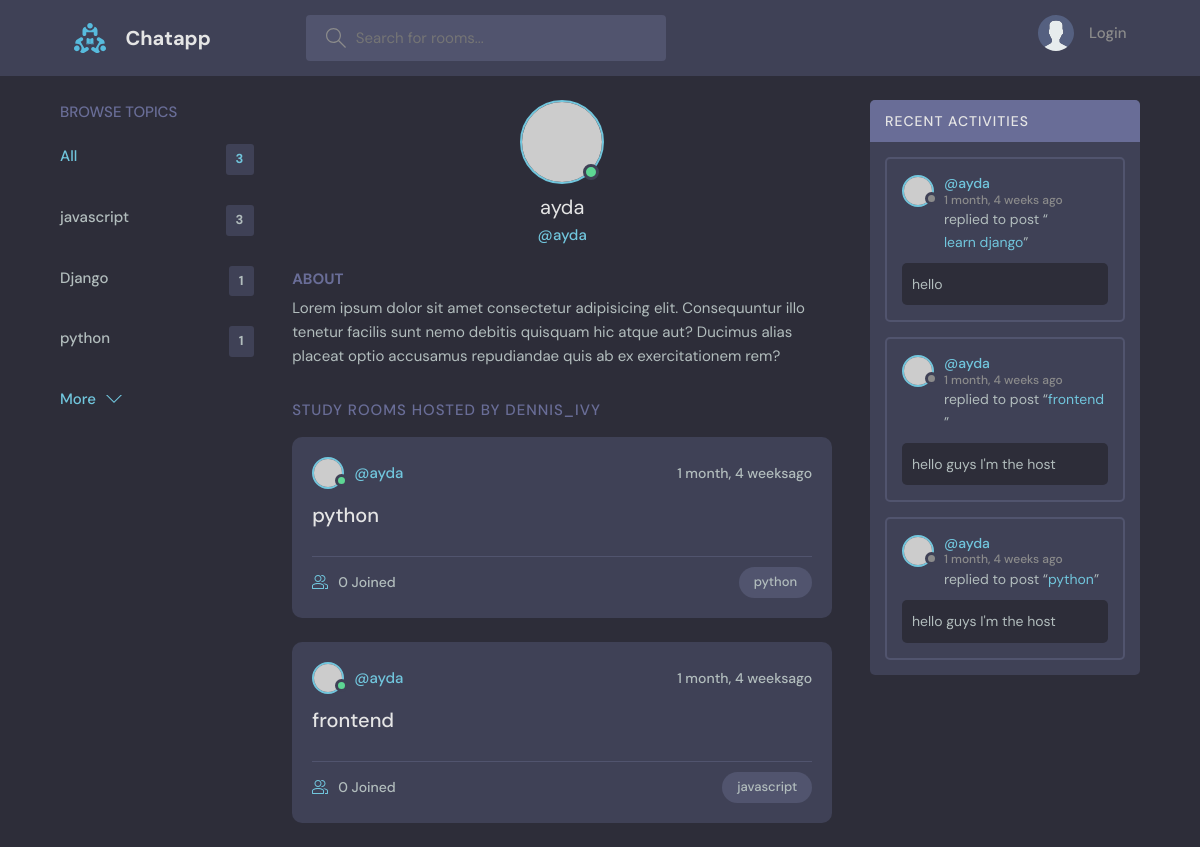
/profile/1/, run on an earlier commit of the app's database.
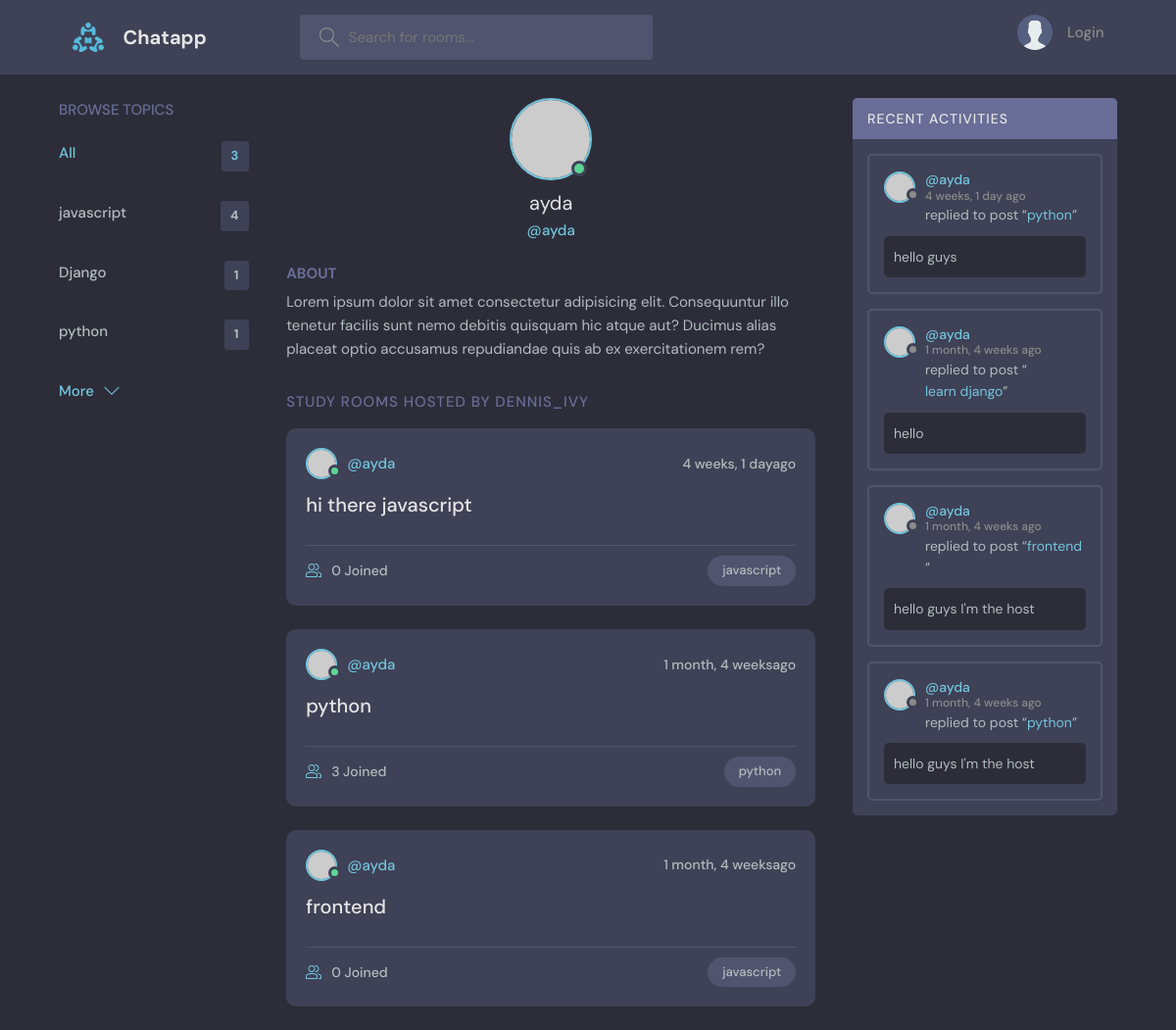
And on a later commit of the database.
### base/models.py (models this page shows, shortened)
class Topic(models.Model):
    name=models.CharField(max_length=200)

class Room(models.Model):
    host=models.ForeignKey(User,on_delete=models.SET_NULL,null=True)
    topic=models.ForeignKey(Topic, on_delete=models.SET_NULL,null=True)
    name=models.CharField(max_length=300)
    description=models.TextField(null=True,blank=True)
    participants=models.ManyToManyField(User,related_name='paricipants',blank=True)
    updated=models.DateTimeField(auto_now=True)
    created=models.DateTimeField(auto_now_add=True)
    class Meta:
        ordering=['-updated','-created']
    def __str__(self):
        return self.name

class Message(models.Model):
    user=models.ForeignKey(User, on_delete=models.CASCADE)
    room=models.ForeignKey(Room,on_delete=models.CASCADE)
    body=models.TextField()
    updated=models.DateTimeField(auto_now=True)
    created=models.DateTimeField(auto_now_add=True)
    class Meta:
        ordering=['-updated','-created']
    def __str__(self):
        return self.body[0:50]

### base/views.py (the view)
# urls.py: path('profile/<str:pk>/',views.userProfile, name='userProfile'),
def userProfile(request,pk):
    user=User.objects.get(id=pk)
    rooms=user.room_set.all()
    room_messages=user.message_set.all()
    topics=Topic.objects.all()
    context={'user':user,'rooms':rooms,'room_messages':room_messages,'topics':topics}
    return render(request,'base/profile.html',context)

### base/templates/base/profile.html (shortened to what this page needs)
{% extends 'main.html'%}
   {% block content%}
  <main class="profile-page layout layout--3">
    <div class="container">
      {% include 'base/topics_component.html'%}
      <div class="roomList">
        <div class="profile">
          <div class="profile__avatar">
            <div class="avatar avatar--large active">
              <img src="https://randomuser.me/api/portraits/men/11.jpg" />
            </div>
          </div>
          <div class="profile__info">
            <h3>{{user.username}}</h3>
            <p>@{{user.username}}</p>
          </div>
          <div class="profile__about">
            <h3>About</h3>
            <p>
              Lorem ipsum dolor sit amet consectetur adipisicing elit. Consequuntur illo tenetur
              facilis sunt nemo debitis quisquam hic atque aut? Ducimus alias placeat optio
              accusamus repudiandae quis ab ex exercitationem rem?
            </p>
          </div>
        </div>
        <div class="roomList__header">
          <div>
            <h2>Study Rooms Hosted by dennis_ivy</a>
            </h2>
          </div>
        </div>
        {% include 'base/feed_component.html'%}
      </div>
      {% include 'base/activity_component.html'%}
    </div>
  </main>
  {% endblock content %}

### templates/main.html (shortened to what this page needs)
<!DOCTYPE html>
<html lang="en">
  {% load static %}
  <head>
    <link rel="stylesheet" href="{% static 'styles/style.css'%}" />
  </head>
  <body>
    {% include 'nav.html'%}
    {% block content%}
    {% endblock%}
  </body>
</html>

### templates/nav.html (shortened to what this page needs)
{% load static%}
<header class="header header--loggedIn">
    <div class="container">
      <a href="{% url 'home' %}" class="header__logo">
        <img src="{% static 'images/logo.svg'%}" />
        <h1>Chatapp</h1>
      </a>
      <form class="header__search" method="GET" action="{% url 'home'%}">
        <label>
          <input name="q" placeholder="Search for rooms..." />
        </label>
      </form>
      <nav class="header__menu">
        {% if request.user.is_authenticated %}
        <div class="header__user">
          <a href="{% url 'updateUser'%}">
            <div class="avatar avatar--medium active">
              <img src="https://randomuser.me/api/portraits/men/37.jpg" />
            </div>
            <p>{{request.user}} <span>@{{request.user}}</span></p>
          </a>
          <button class="dropdown-button">
            <svg version="1.1" xmlns="http://www.w3.org/2000/svg" width="32" height="32" viewBox="0 0 32 32">
              <title>chevron-down</title>
              <path d="M16 21l-13-13h-3l16 16 16-16h-3l-13 13z"></path>
            </svg>
          </button>
        </div>
        <div class="dropdown-menu">
          <a href="{% url 'updateUser'%}" class="dropdown-link"
            ><svg version="1.1" xmlns="http://www.w3.org/2000/svg" width="32" height="32" viewBox="0 0 32 32">
              <title>tools</title>
              <path
                d="M27.465 32c-1.211 0-2.35-0.471-3.207-1.328l-9.392-9.391c-2.369 0.898-4.898 0.951-7.355 0.15-3.274-1.074-5.869-3.67-6.943-6.942-0.879-2.682-0.734-5.45 0.419-8.004 0.135-0.299 0.408-0.512 0.731-0.572 0.32-0.051 0.654 0.045 0.887 0.277l5.394 5.395 3.586-3.586-5.394-5.395c-0.232-0.232-0.336-0.564-0.276-0.887s0.272-0.596 0.572-0.732c2.552-1.152 5.318-1.295 8.001-0.418 3.274 1.074 5.869 3.67 6.943 6.942 0.806 2.457 0.752 4.987-0.15 7.358l9.392 9.391c0.844 0.842 1.328 2.012 1.328 3.207-0 2.5-2.034 4.535-4.535 4.535zM15.101 19.102c0.26 0 0.516 0.102 0.707 0.293l9.864 9.863c0.479 0.479 1.116 0.742 1.793 0.742 1.398 0 2.535-1.137 2.535-2.535 0-0.668-0.27-1.322-0.742-1.793l-9.864-9.863c-0.294-0.295-0.376-0.74-0.204-1.119 0.943-2.090 1.061-4.357 0.341-6.555-0.863-2.631-3.034-4.801-5.665-5.666-1.713-0.561-3.468-0.609-5.145-0.164l4.986 4.988c0.391 0.391 0.391 1.023 0 1.414l-5 5c-0.188 0.188-0.441 0.293-0.707 0.293s-0.52-0.105-0.707-0.293l-4.987-4.988c-0.45 1.682-0.397 3.436 0.164 5.146 0.863 2.631 3.034 4.801 5.665 5.666 2.2 0.721 4.466 0.604 6.555-0.342 0.132-0.059 0.271-0.088 0.411-0.088z"
              ></path>
            </svg>
            Settings</a
          >
          <a href="{% url 'logout'%}" class="dropdown-link"
            ><svg version="1.1" xmlns="http://www.w3.org/2000/svg" width="32" height="32" viewBox="0 0 32 32">
              <title>sign-out</title>
              <path
                d="M3 0h22c0.553 0 1 0 1 0.553l-0 3.447h-2v-2h-20v28h20v-2h2l0 3.447c0 0.553-0.447 0.553-1 0.553h-22c-0.553 0-1-0.447-1-1v-30c0-0.553 0.447-1 1-1z"
              ></path>
              <path
                d="M21.879 21.293l1.414 1.414 6.707-6.707-6.707-6.707-1.414 1.414 4.293 4.293h-14.172v2h14.172l-4.293 4.293z"
              ></path>
            </svg>
            Logout</a
          >
        </div>
        {% else %}
        <a href="{% url 'login'%}">
            <img src="{% static 'images/avatar.svg' %}" />
            <p>Login</p>
          </a>
        {%endif%}
      </nav>
    </div>
  </header>

### base/templates/base/topics_component.html
<div class="topics">
  <div class="topics__header">
    <h2>Browse Topics</h2>
  </div>
  <ul class="topics__list">
    <li>
      <a href="{% url 'home'%}" class="active">All <span>{{topics.count}}</span></a>
    </li>
    {% for topic in topics%}
    <li>
      <a href="{% url 'home'%}?q={{topic.name}}">{{topic.name}} <span>{{topic.room_set.all.count}}</span></a>
    </li>
    {% endfor%}
  </ul>
  <a class="btn btn--link" href="topics.html">
    More
    <svg version="1.1" xmlns="http://www.w3.org/2000/svg" width="32" height="32" viewBox="0 0 32 32">
      <title>chevron-down</title>
      <path d="M16 21l-13-13h-3l16 16 16-16h-3l-13 13z"></path>
    </svg>
  </a>
</div>

### base/templates/base/feed_component.html (shortened to what this page needs)
{% for room in rooms%}
<div class="roomListRoom">
  <div class="roomListRoom__header">
    <a href="{% url 'userProfile' room.host.id %}" class="roomListRoom__author">
      <div class="avatar avatar--small active">
        <img src="https://randomuser.me/api/portraits/men/11.jpg" />
      </div>
      <span>@{{room.host.username}}</span>
    </a>
    <div class="roomListRoom__actions">
      <span>{{room.created|timesince}}ago</span>
    </div>
  </div>
  <div class="roomListRoom__content">
    <a href="{% url 'room' room.id %}">{{room.name}}</a>
  </div>
  <div class="roomListRoom__meta">
    <a href="{% url 'room' room.id %}" class="roomListRoom__joined">
     {{room.participants.all.count}} Joined
    </a>
    <p class="roomListRoom__topic">{{room.topic.name}}</p>
  </div>
</div>
{% endfor%}

### base/templates/base/activity_component.html (shortened to what this page needs)
 <div class="activities">
  <div class="activities__header">
    <h2>Recent Activities</h2>
  </div>
  {%for message in room_messages %}
  <div class="activities__box">
    <div class="activities__boxHeader roomListRoom__header">
      <a href="{% url 'userProfile' message.user.id %}" class="roomListRoom__author">
        <div class="avatar avatar--small">
          <img src="https://randomuser.me/api/portraits/women/11.jpg" />
        </div>
        <p>
          @{{message.user}}
          <span>{{message.created|timesince}} ago</span>
        </p>
      </a>
    </div>
    <div class="activities__boxContent">
      <p>replied to post “<a href="{% url 'room' message.room.id %}">{{message.room}}</a>”</p>
      <div class="activities__boxRoomContent">
        {{message}}
        </div>
    </div>
  </div>
  {% endfor %}
</div>

What changed in the data, as far as the page shows it:
computed for Topic "javascript": room_set.all.count "3" → "4"
added Room: host.username "ayda", created "4 weeks, 1 day", name "hi there javascript", participants.all.count "0", topic.name "javascript"
changed Room "python": participants.all.count "0" → "3"
added Message: user "ayda", created "4 weeks, 1 day", room "python", body "hello guys"
